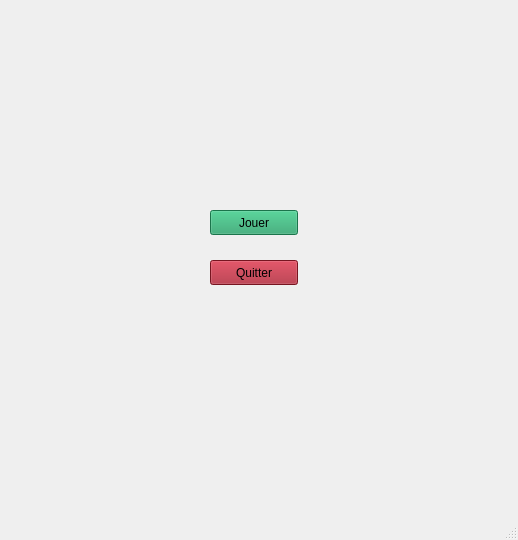
<?xml version="1.0" encoding="UTF-8"?>
<ui version="4.0">
 <class>MainWindow</class>
 <widget class="QMainWindow" name="MainWindow">
  <property name="geometry">
   <rect>
    <x>0</x>
    <y>0</y>
    <width>518</width>
    <height>540</height>
   </rect>
  </property>
  <property name="windowTitle">
   <string>MainWindow</string>
  </property>
  <widget class="QWidget" name="centralwidget">
   <widget class="QWidget" name="widget" native="true">
    <property name="geometry">
     <rect>
      <x>160</x>
      <y>190</y>
      <width>201</width>
      <height>121</height>
     </rect>
    </property>
    <widget class="QPushButton" name="playButton">
     <property name="geometry">
      <rect>
       <x>50</x>
       <y>20</y>
       <width>88</width>
       <height>25</height>
      </rect>
     </property>
     <property name="palette">
      <palette>
       <active>
        <colorrole role="WindowText">
         <brush brushstyle="SolidPattern">
          <color alpha="255">
           <red>0</red>
           <green>0</green>
           <blue>0</blue>
          </color>
         </brush>
        </colorrole>
        <colorrole role="Button">
         <brush brushstyle="SolidPattern">
          <color alpha="255">
           <red>38</red>
           <green>162</green>
           <blue>105</blue>
          </color>
         </brush>
        </colorrole>
        <colorrole role="Light">
         <brush brushstyle="SolidPattern">
          <color alpha="255">
           <red>57</red>
           <green>243</green>
           <blue>158</blue>
          </color>
         </brush>
        </colorrole>
        <colorrole role="Midlight">
         <brush brushstyle="SolidPattern">
          <color alpha="255">
           <red>47</red>
           <green>202</green>
           <blue>131</blue>
          </color>
         </brush>
        </colorrole>
        <colorrole role="Dark">
         <brush brushstyle="SolidPattern">
          <color alpha="255">
           <red>19</red>
           <green>81</green>
           <blue>53</blue>
          </color>
         </brush>
        </colorrole>
        <colorrole role="Mid">
         <brush brushstyle="SolidPattern">
          <color alpha="255">
           <red>25</red>
           <green>108</green>
           <blue>70</blue>
          </color>
         </brush>
        </colorrole>
        <colorrole role="Text">
         <brush brushstyle="SolidPattern">
          <color alpha="255">
           <red>0</red>
           <green>0</green>
           <blue>0</blue>
          </color>
         </brush>
        </colorrole>
        <colorrole role="BrightText">
         <brush brushstyle="SolidPattern">
          <color alpha="255">
           <red>255</red>
           <green>255</green>
           <blue>255</blue>
          </color>
         </brush>
        </colorrole>
        <colorrole role="ButtonText">
         <brush brushstyle="SolidPattern">
          <color alpha="255">
           <red>0</red>
           <green>0</green>
           <blue>0</blue>
          </color>
         </brush>
        </colorrole>
        <colorrole role="Base">
         <brush brushstyle="SolidPattern">
          <color alpha="255">
           <red>255</red>
           <green>255</green>
           <blue>255</blue>
          </color>
         </brush>
        </colorrole>
        <colorrole role="Window">
         <brush brushstyle="SolidPattern">
          <color alpha="255">
           <red>38</red>
           <green>162</green>
           <blue>105</blue>
          </color>
         </brush>
        </colorrole>
        <colorrole role="Shadow">
         <brush brushstyle="SolidPattern">
          <color alpha="255">
           <red>0</red>
           <green>0</green>
           <blue>0</blue>
          </color>
         </brush>
        </colorrole>
        <colorrole role="AlternateBase">
         <brush brushstyle="SolidPattern">
          <color alpha="255">
           <red>146</red>
           <green>208</green>
           <blue>180</blue>
          </color>
         </brush>
        </colorrole>
        <colorrole role="ToolTipBase">
         <brush brushstyle="SolidPattern">
          <color alpha="255">
           <red>255</red>
           <green>255</green>
           <blue>220</blue>
          </color>
         </brush>
        </colorrole>
        <colorrole role="ToolTipText">
         <brush brushstyle="SolidPattern">
          <color alpha="255">
           <red>0</red>
           <green>0</green>
           <blue>0</blue>
          </color>
         </brush>
        </colorrole>
        <colorrole role="PlaceholderText">
         <brush brushstyle="SolidPattern">
          <color alpha="128">
           <red>0</red>
           <green>0</green>
           <blue>0</blue>
          </color>
         </brush>
        </colorrole>
       </active>
       <inactive>
        <colorrole role="WindowText">
         <brush brushstyle="SolidPattern">
          <color alpha="255">
           <red>0</red>
           <green>0</green>
           <blue>0</blue>
          </color>
         </brush>
        </colorrole>
        <colorrole role="Button">
         <brush brushstyle="SolidPattern">
          <color alpha="255">
           <red>38</red>
           <green>162</green>
           <blue>105</blue>
          </color>
         </brush>
        </colorrole>
        <colorrole role="Light">
         <brush brushstyle="SolidPattern">
          <color alpha="255">
           <red>57</red>
           <green>243</green>
           <blue>158</blue>
          </color>
         </brush>
        </colorrole>
        <colorrole role="Midlight">
         <brush brushstyle="SolidPattern">
          <color alpha="255">
           <red>47</red>
           <green>202</green>
           <blue>131</blue>
          </color>
         </brush>
        </colorrole>
        <colorrole role="Dark">
         <brush brushstyle="SolidPattern">
          <color alpha="255">
           <red>19</red>
           <green>81</green>
           <blue>53</blue>
          </color>
         </brush>
        </colorrole>
        <colorrole role="Mid">
         <brush brushstyle="SolidPattern">
          <color alpha="255">
           <red>25</red>
           <green>108</green>
           <blue>70</blue>
          </color>
         </brush>
        </colorrole>
        <colorrole role="Text">
         <brush brushstyle="SolidPattern">
          <color alpha="255">
           <red>0</red>
           <green>0</green>
           <blue>0</blue>
          </color>
         </brush>
        </colorrole>
        <colorrole role="BrightText">
         <brush brushstyle="SolidPattern">
          <color alpha="255">
           <red>255</red>
           <green>255</green>
           <blue>255</blue>
          </color>
         </brush>
        </colorrole>
        <colorrole role="ButtonText">
         <brush brushstyle="SolidPattern">
          <color alpha="255">
           <red>0</red>
           <green>0</green>
           <blue>0</blue>
          </color>
         </brush>
        </colorrole>
        <colorrole role="Base">
         <brush brushstyle="SolidPattern">
          <color alpha="255">
           <red>255</red>
           <green>255</green>
           <blue>255</blue>
          </color>
         </brush>
        </colorrole>
        <colorrole role="Window">
         <brush brushstyle="SolidPattern">
          <color alpha="255">
           <red>38</red>
           <green>162</green>
           <blue>105</blue>
          </color>
         </brush>
        </colorrole>
        <colorrole role="Shadow">
         <brush brushstyle="SolidPattern">
          <color alpha="255">
           <red>0</red>
           <green>0</green>
           <blue>0</blue>
          </color>
         </brush>
        </colorrole>
        <colorrole role="AlternateBase">
         <brush brushstyle="SolidPattern">
          <color alpha="255">
           <red>146</red>
           <green>208</green>
           <blue>180</blue>
          </color>
         </brush>
        </colorrole>
        <colorrole role="ToolTipBase">
         <brush brushstyle="SolidPattern">
          <color alpha="255">
           <red>255</red>
           <green>255</green>
           <blue>220</blue>
          </color>
         </brush>
        </colorrole>
        <colorrole role="ToolTipText">
         <brush brushstyle="SolidPattern">
          <color alpha="255">
           <red>0</red>
           <green>0</green>
           <blue>0</blue>
          </color>
         </brush>
        </colorrole>
        <colorrole role="PlaceholderText">
         <brush brushstyle="SolidPattern">
          <color alpha="128">
           <red>0</red>
           <green>0</green>
           <blue>0</blue>
          </color>
         </brush>
        </colorrole>
       </inactive>
       <disabled>
        <colorrole role="WindowText">
         <brush brushstyle="SolidPattern">
          <color alpha="255">
           <red>19</red>
           <green>81</green>
           <blue>53</blue>
          </color>
         </brush>
        </colorrole>
        <colorrole role="Button">
         <brush brushstyle="SolidPattern">
          <color alpha="255">
           <red>38</red>
           <green>162</green>
           <blue>105</blue>
          </color>
         </brush>
        </colorrole>
        <colorrole role="Light">
         <brush brushstyle="SolidPattern">
          <color alpha="255">
           <red>57</red>
           <green>243</green>
           <blue>158</blue>
          </color>
         </brush>
        </colorrole>
        <colorrole role="Midlight">
         <brush brushstyle="SolidPattern">
          <color alpha="255">
           <red>47</red>
           <green>202</green>
           <blue>131</blue>
          </color>
         </brush>
        </colorrole>
        <colorrole role="Dark">
         <brush brushstyle="SolidPattern">
          <color alpha="255">
           <red>19</red>
           <green>81</green>
           <blue>53</blue>
          </color>
         </brush>
        </colorrole>
        <colorrole role="Mid">
         <brush brushstyle="SolidPattern">
          <color alpha="255">
           <red>25</red>
           <green>108</green>
           <blue>70</blue>
          </color>
         </brush>
        </colorrole>
        <colorrole role="Text">
         <brush brushstyle="SolidPattern">
          <color alpha="255">
           <red>19</red>
           <green>81</green>
           <blue>53</blue>
          </color>
         </brush>
        </colorrole>
        <colorrole role="BrightText">
         <brush brushstyle="SolidPattern">
          <color alpha="255">
           <red>255</red>
           <green>255</green>
           <blue>255</blue>
          </color>
         </brush>
        </colorrole>
        <colorrole role="ButtonText">
         <brush brushstyle="SolidPattern">
          <color alpha="255">
           <red>19</red>
           <green>81</green>
           <blue>53</blue>
          </color>
         </brush>
        </colorrole>
        <colorrole role="Base">
         <brush brushstyle="SolidPattern">
          <color alpha="255">
           <red>38</red>
           <green>162</green>
           <blue>105</blue>
          </color>
         </brush>
        </colorrole>
        <colorrole role="Window">
         <brush brushstyle="SolidPattern">
          <color alpha="255">
           <red>38</red>
           <green>162</green>
           <blue>105</blue>
          </color>
         </brush>
        </colorrole>
        <colorrole role="Shadow">
         <brush brushstyle="SolidPattern">
          <color alpha="255">
           <red>0</red>
           <green>0</green>
           <blue>0</blue>
          </color>
         </brush>
        </colorrole>
        <colorrole role="AlternateBase">
         <brush brushstyle="SolidPattern">
          <color alpha="255">
           <red>38</red>
           <green>162</green>
           <blue>105</blue>
          </color>
         </brush>
        </colorrole>
        <colorrole role="ToolTipBase">
         <brush brushstyle="SolidPattern">
          <color alpha="255">
           <red>255</red>
           <green>255</green>
           <blue>220</blue>
          </color>
         </brush>
        </colorrole>
        <colorrole role="ToolTipText">
         <brush brushstyle="SolidPattern">
          <color alpha="255">
           <red>0</red>
           <green>0</green>
           <blue>0</blue>
          </color>
         </brush>
        </colorrole>
        <colorrole role="PlaceholderText">
         <brush brushstyle="SolidPattern">
          <color alpha="128">
           <red>0</red>
           <green>0</green>
           <blue>0</blue>
          </color>
         </brush>
        </colorrole>
       </disabled>
      </palette>
     </property>
     <property name="text">
      <string>Jouer</string>
     </property>
    </widget>
    <widget class="QPushButton" name="quitButton">
     <property name="geometry">
      <rect>
       <x>50</x>
       <y>70</y>
       <width>88</width>
       <height>25</height>
      </rect>
     </property>
     <property name="palette">
      <palette>
       <active>
        <colorrole role="WindowText">
         <brush brushstyle="SolidPattern">
          <color alpha="255">
           <red>0</red>
           <green>0</green>
           <blue>0</blue>
          </color>
         </brush>
        </colorrole>
        <colorrole role="Button">
         <brush brushstyle="SolidPattern">
          <color alpha="255">
           <red>165</red>
           <green>29</green>
           <blue>45</blue>
          </color>
         </brush>
        </colorrole>
        <colorrole role="Light">
         <brush brushstyle="SolidPattern">
          <color alpha="255">
           <red>247</red>
           <green>43</green>
           <blue>68</blue>
          </color>
         </brush>
        </colorrole>
        <colorrole role="Midlight">
         <brush brushstyle="SolidPattern">
          <color alpha="255">
           <red>206</red>
           <green>36</green>
           <blue>56</blue>
          </color>
         </brush>
        </colorrole>
        <colorrole role="Dark">
         <brush brushstyle="SolidPattern">
          <color alpha="255">
           <red>82</red>
           <green>14</green>
           <blue>23</blue>
          </color>
         </brush>
        </colorrole>
        <colorrole role="Mid">
         <brush brushstyle="SolidPattern">
          <color alpha="255">
           <red>110</red>
           <green>19</green>
           <blue>30</blue>
          </color>
         </brush>
        </colorrole>
        <colorrole role="Text">
         <brush brushstyle="SolidPattern">
          <color alpha="255">
           <red>0</red>
           <green>0</green>
           <blue>0</blue>
          </color>
         </brush>
        </colorrole>
        <colorrole role="BrightText">
         <brush brushstyle="SolidPattern">
          <color alpha="255">
           <red>255</red>
           <green>255</green>
           <blue>255</blue>
          </color>
         </brush>
        </colorrole>
        <colorrole role="ButtonText">
         <brush brushstyle="SolidPattern">
          <color alpha="255">
           <red>0</red>
           <green>0</green>
           <blue>0</blue>
          </color>
         </brush>
        </colorrole>
        <colorrole role="Base">
         <brush brushstyle="SolidPattern">
          <color alpha="255">
           <red>255</red>
           <green>255</green>
           <blue>255</blue>
          </color>
         </brush>
        </colorrole>
        <colorrole role="Window">
         <brush brushstyle="SolidPattern">
          <color alpha="255">
           <red>165</red>
           <green>29</green>
           <blue>45</blue>
          </color>
         </brush>
        </colorrole>
        <colorrole role="Shadow">
         <brush brushstyle="SolidPattern">
          <color alpha="255">
           <red>0</red>
           <green>0</green>
           <blue>0</blue>
          </color>
         </brush>
        </colorrole>
        <colorrole role="AlternateBase">
         <brush brushstyle="SolidPattern">
          <color alpha="255">
           <red>210</red>
           <green>142</green>
           <blue>150</blue>
          </color>
         </brush>
        </colorrole>
        <colorrole role="ToolTipBase">
         <brush brushstyle="SolidPattern">
          <color alpha="255">
           <red>255</red>
           <green>255</green>
           <blue>220</blue>
          </color>
         </brush>
        </colorrole>
        <colorrole role="ToolTipText">
         <brush brushstyle="SolidPattern">
          <color alpha="255">
           <red>0</red>
           <green>0</green>
           <blue>0</blue>
          </color>
         </brush>
        </colorrole>
        <colorrole role="PlaceholderText">
         <brush brushstyle="SolidPattern">
          <color alpha="128">
           <red>0</red>
           <green>0</green>
           <blue>0</blue>
          </color>
         </brush>
        </colorrole>
       </active>
       <inactive>
        <colorrole role="WindowText">
         <brush brushstyle="SolidPattern">
          <color alpha="255">
           <red>0</red>
           <green>0</green>
           <blue>0</blue>
          </color>
         </brush>
        </colorrole>
        <colorrole role="Button">
         <brush brushstyle="SolidPattern">
          <color alpha="255">
           <red>165</red>
           <green>29</green>
           <blue>45</blue>
          </color>
         </brush>
        </colorrole>
        <colorrole role="Light">
         <brush brushstyle="SolidPattern">
          <color alpha="255">
           <red>247</red>
           <green>43</green>
           <blue>68</blue>
          </color>
         </brush>
        </colorrole>
        <colorrole role="Midlight">
         <brush brushstyle="SolidPattern">
          <color alpha="255">
           <red>206</red>
           <green>36</green>
           <blue>56</blue>
          </color>
         </brush>
        </colorrole>
        <colorrole role="Dark">
         <brush brushstyle="SolidPattern">
          <color alpha="255">
           <red>82</red>
           <green>14</green>
           <blue>23</blue>
          </color>
         </brush>
        </colorrole>
        <colorrole role="Mid">
         <brush brushstyle="SolidPattern">
          <color alpha="255">
           <red>110</red>
           <green>19</green>
           <blue>30</blue>
          </color>
         </brush>
        </colorrole>
        <colorrole role="Text">
         <brush brushstyle="SolidPattern">
          <color alpha="255">
           <red>0</red>
           <green>0</green>
           <blue>0</blue>
          </color>
         </brush>
        </colorrole>
        <colorrole role="BrightText">
         <brush brushstyle="SolidPattern">
          <color alpha="255">
           <red>255</red>
           <green>255</green>
           <blue>255</blue>
          </color>
         </brush>
        </colorrole>
        <colorrole role="ButtonText">
         <brush brushstyle="SolidPattern">
          <color alpha="255">
           <red>0</red>
           <green>0</green>
           <blue>0</blue>
          </color>
         </brush>
        </colorrole>
        <colorrole role="Base">
         <brush brushstyle="SolidPattern">
          <color alpha="255">
           <red>255</red>
           <green>255</green>
           <blue>255</blue>
          </color>
         </brush>
        </colorrole>
        <colorrole role="Window">
         <brush brushstyle="SolidPattern">
          <color alpha="255">
           <red>165</red>
           <green>29</green>
           <blue>45</blue>
          </color>
         </brush>
        </colorrole>
        <colorrole role="Shadow">
         <brush brushstyle="SolidPattern">
          <color alpha="255">
           <red>0</red>
           <green>0</green>
           <blue>0</blue>
          </color>
         </brush>
        </colorrole>
        <colorrole role="AlternateBase">
         <brush brushstyle="SolidPattern">
          <color alpha="255">
           <red>210</red>
           <green>142</green>
           <blue>150</blue>
          </color>
         </brush>
        </colorrole>
        <colorrole role="ToolTipBase">
         <brush brushstyle="SolidPattern">
          <color alpha="255">
           <red>255</red>
           <green>255</green>
           <blue>220</blue>
          </color>
         </brush>
        </colorrole>
        <colorrole role="ToolTipText">
         <brush brushstyle="SolidPattern">
          <color alpha="255">
           <red>0</red>
           <green>0</green>
           <blue>0</blue>
          </color>
         </brush>
        </colorrole>
        <colorrole role="PlaceholderText">
         <brush brushstyle="SolidPattern">
          <color alpha="128">
           <red>0</red>
           <green>0</green>
           <blue>0</blue>
          </color>
         </brush>
        </colorrole>
       </inactive>
       <disabled>
        <colorrole role="WindowText">
         <brush brushstyle="SolidPattern">
          <color alpha="255">
           <red>82</red>
           <green>14</green>
           <blue>23</blue>
          </color>
         </brush>
        </colorrole>
        <colorrole role="Button">
         <brush brushstyle="SolidPattern">
          <color alpha="255">
           <red>165</red>
           <green>29</green>
           <blue>45</blue>
          </color>
         </brush>
        </colorrole>
        <colorrole role="Light">
         <brush brushstyle="SolidPattern">
          <color alpha="255">
           <red>247</red>
           <green>43</green>
           <blue>68</blue>
          </color>
         </brush>
        </colorrole>
        <colorrole role="Midlight">
         <brush brushstyle="SolidPattern">
          <color alpha="255">
           <red>206</red>
           <green>36</green>
           <blue>56</blue>
          </color>
         </brush>
        </colorrole>
        <colorrole role="Dark">
         <brush brushstyle="SolidPattern">
          <color alpha="255">
           <red>82</red>
           <green>14</green>
           <blue>23</blue>
          </color>
         </brush>
        </colorrole>
        <colorrole role="Mid">
         <brush brushstyle="SolidPattern">
          <color alpha="255">
           <red>110</red>
           <green>19</green>
           <blue>30</blue>
          </color>
         </brush>
        </colorrole>
        <colorrole role="Text">
         <brush brushstyle="SolidPattern">
          <color alpha="255">
           <red>82</red>
           <green>14</green>
           <blue>23</blue>
          </color>
         </brush>
        </colorrole>
        <colorrole role="BrightText">
         <brush brushstyle="SolidPattern">
          <color alpha="255">
           <red>255</red>
           <green>255</green>
           <blue>255</blue>
          </color>
         </brush>
        </colorrole>
        <colorrole role="ButtonText">
         <brush brushstyle="SolidPattern">
          <color alpha="255">
           <red>82</red>
           <green>14</green>
           <blue>23</blue>
          </color>
         </brush>
        </colorrole>
        <colorrole role="Base">
         <brush brushstyle="SolidPattern">
          <color alpha="255">
           <red>165</red>
           <green>29</green>
           <blue>45</blue>
          </color>
         </brush>
        </colorrole>
        <colorrole role="Window">
         <brush brushstyle="SolidPattern">
          <color alpha="255">
           <red>165</red>
           <green>29</green>
           <blue>45</blue>
          </color>
         </brush>
        </colorrole>
        <colorrole role="Shadow">
         <brush brushstyle="SolidPattern">
          <color alpha="255">
           <red>0</red>
           <green>0</green>
           <blue>0</blue>
          </color>
         </brush>
        </colorrole>
        <colorrole role="AlternateBase">
         <brush brushstyle="SolidPattern">
          <color alpha="255">
           <red>165</red>
           <green>29</green>
           <blue>45</blue>
          </color>
         </brush>
        </colorrole>
        <colorrole role="ToolTipBase">
         <brush brushstyle="SolidPattern">
          <color alpha="255">
           <red>255</red>
           <green>255</green>
           <blue>220</blue>
          </color>
         </brush>
        </colorrole>
        <colorrole role="ToolTipText">
         <brush brushstyle="SolidPattern">
          <color alpha="255">
           <red>0</red>
           <green>0</green>
           <blue>0</blue>
          </color>
         </brush>
        </colorrole>
        <colorrole role="PlaceholderText">
         <brush brushstyle="SolidPattern">
          <color alpha="128">
           <red>0</red>
           <green>0</green>
           <blue>0</blue>
          </color>
         </brush>
        </colorrole>
       </disabled>
      </palette>
     </property>
     <property name="text">
      <string>Quitter</string>
     </property>
    </widget>
   </widget>
   <widget class="QLabel" name="label">
    <property name="geometry">
     <rect>
      <x>0</x>
      <y>-40</y>
      <width>531</width>
      <height>581</height>
     </rect>
    </property>
    <property name="text">
     <string/>
    </property>
    <property name="pixmap">
     <pixmap>../../../Downloads/launch.png</pixmap>
    </property>
   </widget>
   <zorder>label</zorder>
   <zorder>widget</zorder>
  </widget>
  <widget class="QMenuBar" name="menubar">
   <property name="geometry">
    <rect>
     <x>0</x>
     <y>0</y>
     <width>518</width>
     <height>22</height>
    </rect>
   </property>
  </widget>
  <widget class="QStatusBar" name="statusbar"/>
 </widget>
 <resources/>
 <connections/>
</ui>
